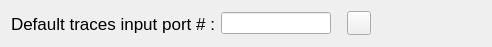
<?xml version="1.0" encoding="UTF-8"?>
<ui version="4.0">
 <class>TcpIpSettingsPanel</class>
 <widget class="QWidget" name="TcpIpSettingsPanel">
  <property name="geometry">
   <rect>
    <x>0</x>
    <y>0</y>
    <width>492</width>
    <height>47</height>
   </rect>
  </property>
  <property name="windowTitle">
   <string>Form</string>
  </property>
  <layout class="QHBoxLayout" name="horizontalLayout">
   <property name="spacing">
    <number>-1</number>
   </property>
   <item>
    <widget class="QLabel" name="label">
     <property name="font">
      <font>
       <pointsize>13</pointsize>
      </font>
     </property>
     <property name="text">
      <string>Default traces input port # :</string>
     </property>
    </widget>
   </item>
   <item>
    <widget class="QLineEdit" name="m_editTcpIpPortNumber">
     <property name="minimumSize">
      <size>
       <width>100</width>
       <height>0</height>
      </size>
     </property>
     <property name="maximumSize">
      <size>
       <width>150</width>
       <height>16777215</height>
      </size>
     </property>
    </widget>
   </item>
   <item>
    <spacer name="horizontalSpacer">
     <property name="orientation">
      <enum>Qt::Horizontal</enum>
     </property>
     <property name="sizeType">
      <enum>QSizePolicy::Fixed</enum>
     </property>
     <property name="sizeHint" stdset="0">
      <size>
       <width>10</width>
       <height>20</height>
      </size>
     </property>
    </spacer>
   </item>
   <item>
    <widget class="QPushButton" name="m_btnStartStop">
     <property name="sizePolicy">
      <sizepolicy hsizetype="Fixed" vsizetype="Fixed">
       <horstretch>0</horstretch>
       <verstretch>0</verstretch>
      </sizepolicy>
     </property>
     <property name="maximumSize">
      <size>
       <width>24</width>
       <height>24</height>
      </size>
     </property>
     <property name="autoFillBackground">
      <bool>false</bool>
     </property>
     <property name="text">
      <string/>
     </property>
     <property name="iconSize">
      <size>
       <width>16</width>
       <height>16</height>
      </size>
     </property>
     <property name="flat">
      <bool>false</bool>
     </property>
    </widget>
   </item>
   <item>
    <spacer name="horizontalSpacer_2">
     <property name="orientation">
      <enum>Qt::Horizontal</enum>
     </property>
     <property name="sizeHint" stdset="0">
      <size>
       <width>82</width>
       <height>20</height>
      </size>
     </property>
    </spacer>
   </item>
  </layout>
 </widget>
 <resources/>
 <connections/>
</ui>
